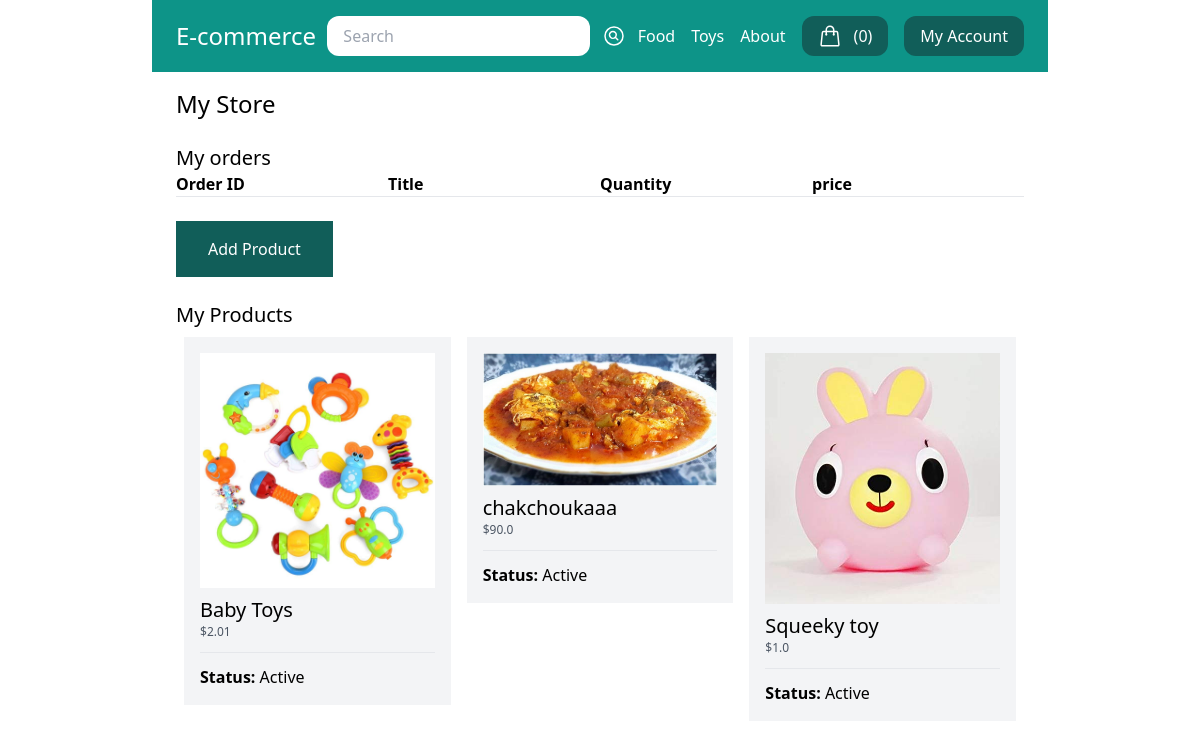
Page /my-store/ (signed in) on the earlier database version.
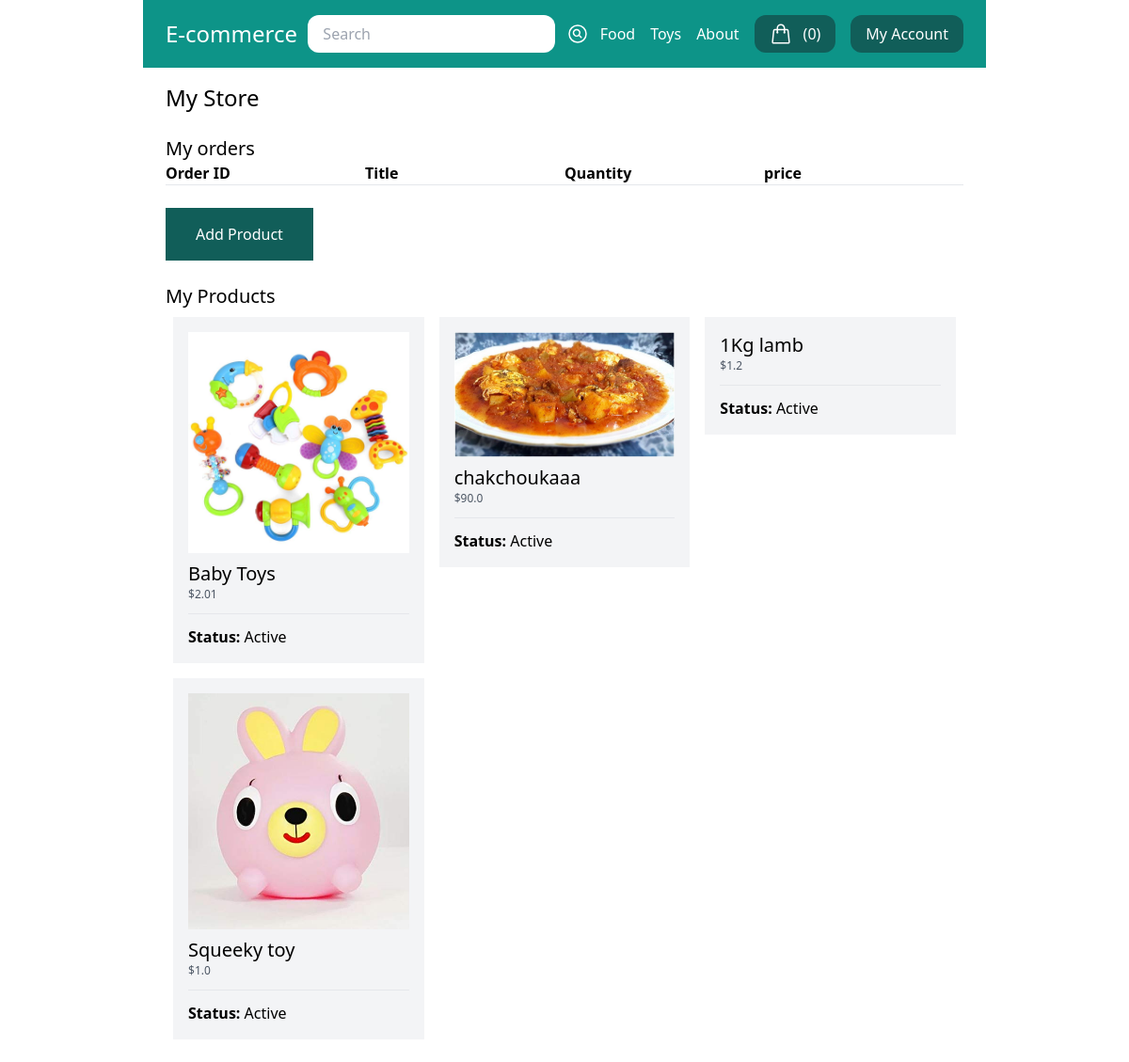
Same page on the later database version.
### store/models.py (models this page shows, shortened)
class Category(models.Model):
    title = models.CharField(max_length=50)
    slug = models.SlugField(max_length=50)
    class Meta:
        verbose_name_plural = "Categories"

class Product(models.Model):
    DRAFT = "draft"
    WAITING_APPROVAL = "waitingapproval"
    ACTIVE = "active"
    DELETED = "deleted"
    STATUS_CHOICES = (
        (DRAFT, "Draft"),
        (WAITING_APPROVAL, "Waiting Approval"),
        (ACTIVE, "Active"),
        (DELETED, "Deleted"),
    )
    user = models.ForeignKey(User, related_name="products", on_delete=models.CASCADE)
    category = models.ForeignKey(
        Category, related_name="products", on_delete=models.CASCADE
    )
    title = models.CharField(max_length=50)
    slug = models.SlugField(max_length=50)
    description = models.TextField(blank=True)
    price = models.IntegerField()
    image = models.ImageField(
        upload_to="uploads/product_images",
        blank=True,
        null=True,
    )
    thumbnail = models.ImageField(
        upload_to="uploads/product_images/thumbnail",
        blank=True,
        null=True,
    )
    created_at = models.DateTimeField(auto_now_add=True)
    updated_at = models.DateTimeField(auto_now=True)
    status = models.CharField(max_length=50, choices=STATUS_CHOICES, default=ACTIVE)
    class Meta:
        ordering = ("-created_at",)
    def get_display_price(self):
        return self.price / 100

### userprofile/views.py (the view)
# urls.py: path("my-store/", views.my_store, name="my_store"),
@login_required
def my_store(request):
    products = request.user.products.exclude(status=Product.DELETED)
    order_items = OrderItem.objects.filter(product__user=request.user)
    return render(
        request,
        "userprofile/my_store.html",
        {
            "products": products,
            "order_items": order_items,
        },
    )

### store/cart.py (called while the page is built)
    def __len__(self):
        return sum(item["quantity"] for item in self.cart.values())

### store/context_processors.py (called while the page is built)
def cart(request):
    return {
        "cart": Cart(request),
    }

### store/templatetags/menu.py (called while the page is built)
@register.inclusion_tag("core/menu.html")
def menu():
    categories = Category.objects.all()
    return {'categories': categories}

### userprofile/templates/userprofile/my_store.html (shortened to what this page needs)
{% extends 'core/base.html' %}
{% block content %}
  <h1 class="text-2xl">My Store</h1>
  <h2 class="mt-6 text-xl">My orders</h2>
  <div class="flex flex-wrap">
    <div class="w-1/4">
      <strong>Order ID</strong>
    </div>
    <div class="w-1/4">
      <strong>Title</strong>
    </div>
    <div class="w-1/4">
      <strong>Quantity</strong>
    </div>
    <div class="w-1/4">
      <strong>price</strong>
    </div>
  </div>
  <hr />
  <a href="{% url 'add_product' %}" class="mt-6 inline-block py-4 px-8 bg-teal-800 text-white">Add Product</a>
  <h2 class="mt-6 text-xl">My Products</h2>
  {% if products.count > 0 %}
    <div class="flex flex-wrap">
      {% for product in products %}
        <div class="product w-1/3 p-2">
          <div class="p-4 bg-gray-100">
            <a href="{% url 'edit_product' product.id %} ">
              {% if product.image %}
                <div class="image mb-2">
                  <img src="{{ product.image.url }}" alt="Image of {{ product.title }}" />
                </div>
              {% endif %}
              <h2 class="text-xl">{{ product.title }}</h2>
              <p class="text-xs text-gray-600">${{ product.get_display_price }}</p>
              <hr class="my-3" />
              <p>
                <strong>Status:</strong> {{ product.get_status_display }}
              </p>
            </a>
          </div>
        </div>
      {% endfor %}
    </div>
  {% else %}
    <p class="mt-4 py-4 px-8 bg-gray-200">You don't have any products yet</p>
  {% endif %}
{% endblock %}

### core/templates/core/menu.html
{% for category in categories %}
  <a href=" {% url 'category_detail' category.slug %} " class="text-white">{{ category.title }}</a>
{% endfor %}
<a href=" {% url 'about' %} " class="text-white">About</a>

Differences in the rows shown:
now on this page (row edited): Product: title "1Kg lamb", get_display_price "1.2", status "Active"
